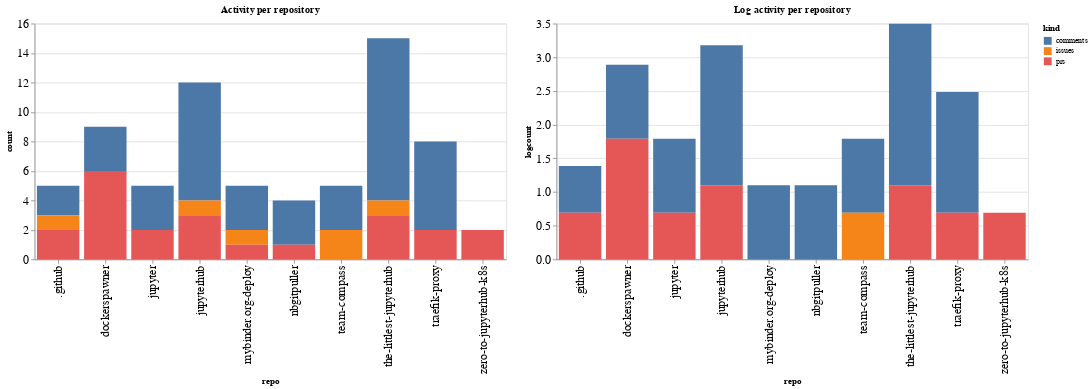

Source (notebook cell):
### Code cell
ch1 = alt.Chart(repo_summaries, width=600, title="Activity per repository").mark_bar().encode(
    x='repo',
    y='count',
    color='kind',
    tooltip="kind"
)

ch2 = alt.Chart(repo_summaries, width=600, title="Log activity per repository").mark_bar().encode(
    x='repo',
    y='logcount',
    color='kind',
    tooltip="kind"
)

ch1 | ch2

### Figure 1 — Vega-Lite specification as saved in the notebook (floating-point values rounded to 4 significant figures)
{"config": {"axisLeft": {"labelFontSize": 15}, "axisBottom": {"labelFontSize": 15}}, "hconcat": [{"mark": "bar", "encoding": {"color": {"type": "nominal", "field": "kind"}, "tooltip": {"type": "nominal", "field": "kind"}, "x": {"type": "nominal", "field": "repo"}, "y": {"type": "quantitative", "field": "count"}}, "title": "Activity per repository", "width": 600}, {"mark": "bar", "encoding": {"color": {"type": "nominal", "field": "kind"}, "tooltip": {"type": "nominal", "field": "kind"}, "x": {"type": "nominal", "field": "repo"}, "y": {"type": "quantitative", "field": "logcount"}}, "title": "Log activity per repository", "width": 600}], "data": {"name": "data-97db5c548f30eec78aff9906401f473f"}, "$schema": "https://vega.github.io/schema/vega-lite/v4.8.1.json", "datasets": {"data-97db5c548f30eec78aff9906401f473f": [{"repo": ".github", "kind": "comments", "count": 2, "logcount": 0.6931}, {"repo": ".github", "kind": "issues", "count": 1, "logcount": 0.0}, {"repo": ".github", "kind": "prs", "count": 2, "logcount": 0.6931}, {"repo": "dockerspawner", "kind": "comments", "count": 3, "logcount": 1.099}, {"repo": "dockerspawner", "kind": "prs", "count": 6, "logcount": 1.792}, {"repo": "jupyter", "kind": "comments", "count": 3, "logcount": 1.099}, {"repo": "jupyter", "kind": "prs", "count": 2, "logcount": 0.6931}, {"repo": "jupyterhub", "kind": "comments", "count": 8, "logcount": 2.079}, {"repo": "jupyterhub", "kind": "issues", "count": 1, "logcount": 0.0}, {"repo": "jupyterhub", "kind": "prs", "count": 3, "logcount": 1.099}, {"repo": "mybinder.org-deploy", "kind": "comments", "count": 3, "logcount": 1.099}, {"repo": "mybinder.org-deploy", "kind": "issues", "count": 1, "logcount": 0.0}, {"repo": "mybinder.org-deploy", "kind": "prs", "count": 1, "logcount": 0.0}, {"repo": "nbgitpuller", "kind": "comments", "count": 3, "logcount": 1.099}, {"repo": "nbgitpuller", "kind": "prs", "count": 1, "logcount": 0.0}, {"repo": "team-compass", "kind": "comments", "count": 3, "logcount": 1.099}, {"repo": "team-compass", "kind": "issues", "count": 2, "logcount": 0.6931}, {"repo": "the-littlest-jupyterhub", "kind": "comments", "count": 11, "logcount": 2.398}, {"repo": "the-littlest-jupyterhub", "kind": "issues", "count": 1, "logcount": 0.0}, {"repo": "the-littlest-jupyterhub", "kind": "prs", "count": 3, "logcount": 1.099}, {"repo": "traefik-proxy", "kind": "comments", "count": 6, "logcount": 1.792}, {"repo": "traefik-proxy", "kind": "prs", "count": 2, "logcount": 0.6931}, {"repo": "zero-to-jupyterhub-k8s", "kind": "prs", "count": 2, "logcount": 0.6931}]}}
